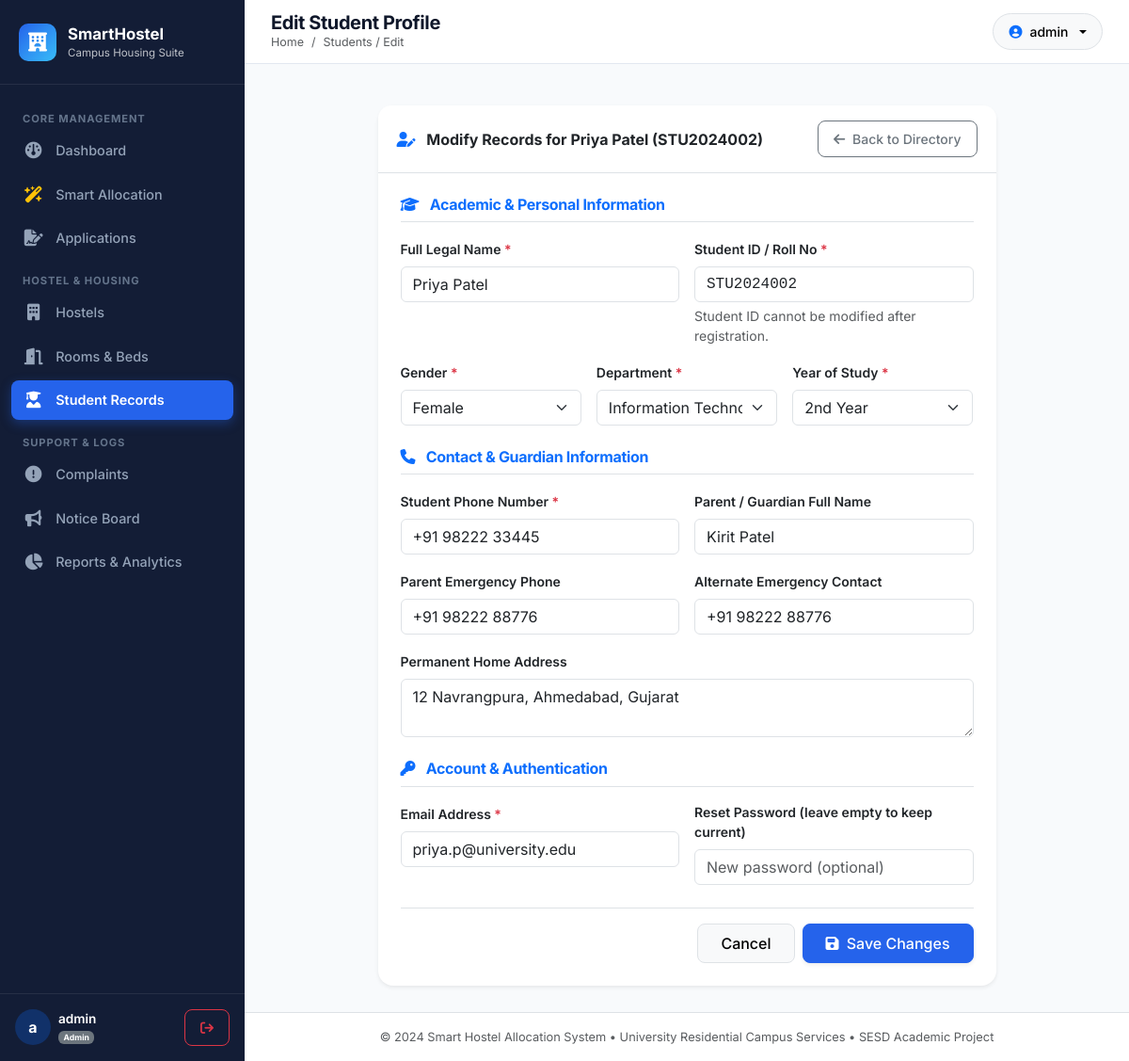
The app's page /admin/students/edit/2 (signed in) with its own data.
### models.py (models this page shows, shortened)
class Student(db.Model):
    __tablename__ = 'students'
    id = db.Column(db.Integer, primary_key=True)
    user_id = db.Column(db.Integer, db.ForeignKey('users.id', ondelete='CASCADE'), nullable=False, unique=True)
    student_id = db.Column(db.String(30), unique=True, nullable=False, index=True)
    full_name = db.Column(db.String(100), nullable=False)
    email = db.Column(db.String(120), nullable=False)
    phone = db.Column(db.String(20), nullable=False)
    gender = db.Column(db.String(10), nullable=False)  # 'Male', 'Female', 'Other'
    department = db.Column(db.String(100), nullable=False)
    year_of_study = db.Column(db.Integer, nullable=False, default=1)  # 1, 2, 3, 4
    address = db.Column(db.Text, nullable=True)
    parent_name = db.Column(db.String(100), nullable=True)
    parent_phone = db.Column(db.String(20), nullable=True)
    emergency_contact = db.Column(db.String(20), nullable=True)
    created_at = db.Column(db.DateTime, default=datetime.utcnow)
    applications = db.relationship('Application', backref='student', cascade="all, delete-orphan", lazy='dynamic', order_by='Application.applied_at.desc()')
    allocations = db.relationship('Allocation', backref='student', cascade="all, delete-orphan", lazy='dynamic', order_by='Allocation.allocated_date.desc()')
    complaints = db.relationship('Complaint', backref='student', cascade="all, delete-orphan", lazy='dynamic', order_by='Complaint.created_at.desc()')

### routes/admin.py (the view, shortened to what this page needs)
@admin_bp.route('/students/edit/<int:student_id>', methods=['GET', 'POST'])
@admin_required
def edit_student(student_id):
    student = db.session.get(Student, student_id)
    if not student:
        flash('Student not found.', 'danger')
        return redirect(url_for('admin.students'))
    return render_template('admin/student_form.html', student=student)

### routes/auth.py (called while the page is built)
def get_current_user():
    user_id = session.get('user_id')
    if user_id:
        return db.session.get(User, user_id)
    return None

def admin_required(f):
    @wraps(f)
    def decorated_function(*args, **kwargs):
        if 'user_id' not in session:
            flash('Please log in first.', 'warning')
            return redirect(url_for('auth.login'))
        if session.get('role') != 'admin':
            flash('Access denied. Administrator privileges required.', 'danger')
            return redirect(url_for('main.index'))
        return f(*args, **kwargs)
    return decorated_function

### templates/admin/student_form.html (shortened to what this page needs)
{% extends 'base.html' %}
{% block page_title %}{% if student %}Edit Student Profile{% else %}Register New Student{% endif %}{% endblock %}
{% block breadcrumb %}<a href="{{ url_for('admin.students') }}" class="text-decoration-none text-muted">Students</a> / {% if student %}Edit{% else %}Add{% endif %}{% endblock %}
{% block content %}
<div class="container-fluid px-0">
    <div class="row justify-content-center">
        <div class="col-lg-9">
            <div class="card border-0 shadow-sm rounded-4">
                <div class="card-header bg-white py-3 border-bottom d-flex justify-content-between align-items-center">
                    <span class="fw-bold fs-6">
                        <i class="fa-solid {% if student %}fa-user-pen{% else %}fa-user-plus{% endif %} text-primary me-2"></i>
                        {% if student %}Modify Records for {{ student.full_name }} ({{ student.student_id }}){% else %}New Student Enrollment{% endif %}
                    </span>
                    <a href="{{ url_for('admin.students') }}" class="btn btn-sm btn-outline-secondary">
                        <i class="fa-solid fa-arrow-left me-1"></i> Back to Directory
                    </a>
                </div>
                <div class="card-body p-4">
                    <form method="POST">
                        <h6 class="fw-bold text-primary mb-3 pb-2 border-bottom">
                            <i class="fa-solid fa-graduation-cap me-2"></i> Academic & Personal Information
                        </h6>
                        <div class="row g-3 mb-4">
                            <div class="col-md-6">
                                <label for="full_name" class="form-label small fw-semibold">Full Legal Name <span class="text-danger">*</span></label>
                                <input type="text" class="form-control" id="full_name" name="full_name" value="{{ student.full_name if student else '' }}" required>
                            </div>
                            <div class="col-md-6">
                                <label for="student_id" class="form-label small fw-semibold">Student ID / Roll No <span class="text-danger">*</span></label>
                                <input type="text" class="form-control font-monospace" id="student_id" name="student_id" value="{{ student.student_id if student else '' }}" {% if student %}readonly{% endif %} required>
                                {% if student %}<div class="form-text small">Student ID cannot be modified after registration.</div>{% endif %}
                            </div>
                            <div class="col-md-4">
                                <label for="gender" class="form-label small fw-semibold">Gender <span class="text-danger">*</span></label>
                                <select class="form-select" id="gender" name="gender" required>
                                    <option value="Female" {% if student and student.gender == 'Female' %}selected{% endif %}>Female</option>
                                </select>
                            </div>
                            <div class="col-md-4">
                                <label for="department" class="form-label small fw-semibold">Department <span class="text-danger">*</span></label>
                                <select class="form-select" id="department" name="department" required>
                                    <option value="Information Technology" {% if student and student.department == 'Information Technology' %}selected{% endif %}>Information Technology</option>
                                </select>
                            </div>
                            <div class="col-md-4">
                                <label for="year_of_study" class="form-label small fw-semibold">Year of Study <span class="text-danger">*</span></label>
                                <select class="form-select" id="year_of_study" name="year_of_study" required>
                                    <option value="2" {% if student and student.year_of_study == 2 %}selected{% endif %}>2nd Year</option>
                                </select>
                            </div>
                        </div>
                        <h6 class="fw-bold text-primary mb-3 pb-2 border-bottom">
                            <i class="fa-solid fa-phone me-2"></i> Contact & Guardian Information
                        </h6>
                        <div class="row g-3 mb-4">
                            <div class="col-md-6">
                                <label for="phone" class="form-label small fw-semibold">Student Phone Number <span class="text-danger">*</span></label>
                                <input type="tel" class="form-control" id="phone" name="phone" value="{{ student.phone if student else '' }}" required>
                            </div>
                            <div class="col-md-6">
                                <label for="parent_name" class="form-label small fw-semibold">Parent / Guardian Full Name</label>
                                <input type="text" class="form-control" id="parent_name" name="parent_name" value="{{ student.parent_name if student else '' }}">
                            </div>
                            <div class="col-md-6">
                                <label for="parent_phone" class="form-label small fw-semibold">Parent Emergency Phone</label>
                                <input type="tel" class="form-control" id="parent_phone" name="parent_phone" value="{{ student.parent_phone if student else '' }}">
                            </div>
                            <div class="col-md-6">
                                <label for="emergency_contact" class="form-label small fw-semibold">Alternate Emergency Contact</label>
                                <input type="tel" class="form-control" id="emergency_contact" name="emergency_contact" value="{{ student.emergency_contact if student else '' }}">
                            </div>
                            <div class="col-12">
                                <label for="address" class="form-label small fw-semibold">Permanent Home Address</label>
                                <textarea class="form-control" id="address" name="address" rows="2">{{ student.address if student else '' }}</textarea>
                            </div>
                        </div>
                        <h6 class="fw-bold text-primary mb-3 pb-2 border-bottom">
                            <i class="fa-solid fa-key me-2"></i> Account & Authentication
                        </h6>
                        <div class="row g-3 mb-4">
                            <div class="col-md-6">
                                <label for="email" class="form-label small fw-semibold">Email Address <span class="text-danger">*</span></label>
                                <input type="email" class="form-control" id="email" name="email" value="{{ student.email if student else '' }}" required>
                            </div>
                            <div class="col-md-6">
                                <label for="password" class="form-label small fw-semibold">{% if student %}Reset Password (leave empty to keep current){% else %}Account Password <span class="text-danger">*</span>{% endif %}</label>
                                <input type="password" class="form-control" id="password" name="password" placeholder="{% if student %}New password (optional){% else %}Default password (e.g. student123){% endif %}" {% if not student %}value="student123" required{% endif %}>
                            </div>
                        </div>
                        <div class="d-flex justify-content-end gap-2 pt-3 border-top">
                            <a href="{{ url_for('admin.students') }}" class="btn btn-light border px-4">Cancel</a>
                            <button type="submit" class="btn btn-primary px-4 shadow-sm">
                                <i class="fa-solid fa-save me-1"></i> {% if student %}Save Changes{% else %}Register Student{% endif %}
                            </button>
                        </div>
                    </form>
                </div>
            </div>
        </div>
    </div>
</div>
{% endblock %}

### static/css/style.css (style rules this page uses)
:root { --navy-darkest: #0a1128; --navy-dark: #0f172a; --navy-sidebar: #131d36; --navy-card: #1e293b; --navy-primary: #1e3a8a; --blue-primary: #2563eb; --blue-light: #38bdf8; --blue-bg-light: #f0f7ff; --blue-soft: #e0f2fe; --success-color: #10b981; --success-bg: #ecfdf5; --warning-color: #f59e0b; --warning-bg: #fffbeb; --danger-color: #ef4444; --danger-bg: #fef2f2; --info-color: #0284c7; --info-bg: #e0f2fe; --text-main: #1e293b; --text-muted: #64748b; --text-light: #94a3b8; --bg-main: #f8fafc; --border-color: #e2e8f0; --card-radius: 14px; --transition-fast: all 0.2s ease-in-out; }
body { font-family: 'Inter', system-ui, -apple-system, BlinkMacSystemFont, "Segoe UI", Roboto, sans-serif; background-color: var(--bg-main); color: var(--text-main); min-height: 100vh; margin: 0; display: flex; flex-direction: column; }
h1, h2, h3, h4, h5, h6 { font-weight: 700; letter-spacing: -0.02em; color: #0f172a; }
.btn { font-weight: 500; border-radius: 8px; padding: 0.5rem 1rem; transition: var(--transition-fast); }
.btn-primary { background-color: var(--blue-primary); border-color: var(--blue-primary); }
.card { border: 1px solid var(--border-color); border-radius: var(--card-radius); box-shadow: 0 1px 3px 0 rgba(0, 0, 0, 0.05), 0 1px 2px -1px rgba(0, 0, 0, 0.05); background-color: #ffffff; transition: var(--transition-fast); }
.card-header { background-color: #ffffff; border-bottom: 1px solid var(--border-color); padding: 1rem 1.25rem; font-weight: 600; border-top-left-radius: var(--card-radius) !important; border-top-right-radius: var(--card-radius) !important; }

### records on screen
Student: full_name "Priya Patel", student_id "STU2024002", gender "Female", department "Information Technology", year_of_study "2nd Year", phone "+91 98222 33445", parent_name "Kirit Patel", parent_phone "+91 98222 88776", emergency_contact "+91 98222 88776", address "12 Navrangpura, Ahmedabad, Gujarat", email "priya.p@university.edu"

### other values on screen
{{ session.get('display_name', 'U')[:1] }} "a"
{{ session.get('display_name') }} "admin"
{{ session.get('role') }} "Admin"
{{ current_year }} "2024"
